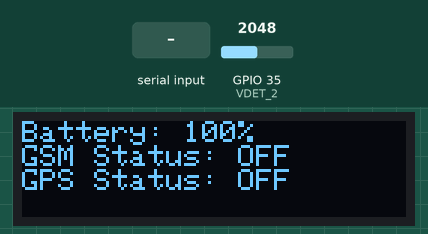
Recording of a sketch running on a simulated ESP32. Shown: 128×32 one-colour display. The inputs (shaded band) are chosen by the test bench; at power-on: GPIO 35 (VDET_2) = 2048 (analog values on the 0–4095 scale). What the sketch prints to the serial monitor is not drawn.

Above: at 3.2 s.
3.3 s: "1" received over the second serial link
At 4.6 s:
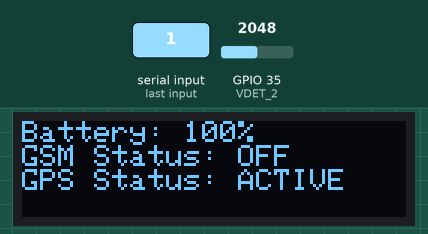
6.6 s: GPIO 35 (VDET_2) set to 491
At 8.3 s:
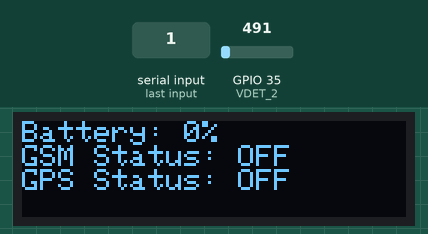
8.6 s: "0" received over the second serial link
At 9.9 s:
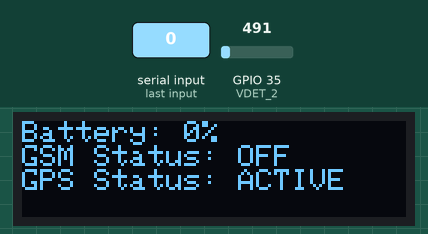
Timing chart, 0 to 11.6 s (numbered marks = the images above; inputs shaded):
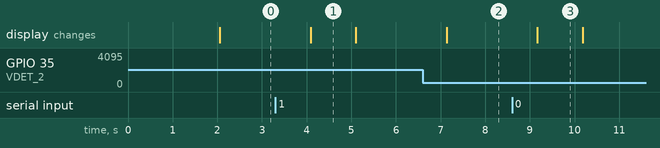

The sketch:

GpsLicense_v1.0.1.ino
```cpp
#include <Wire.h>
#include <Adafruit_GFX.h>
#include <Adafruit_SSD1306.h>
#include <HardwareSerial.h>

// Dimensiunea ecranului OLED
#define SCREEN_WIDTH 128
#define SCREEN_HEIGHT 32 // Sau 64 pentru ecranul 128x64

// Pinul pentru citirea tensiunii bateriei
#define VDET_2 35

// Creăm un obiect pentru ecran
Adafruit_SSD1306 display(SCREEN_WIDTH, SCREEN_HEIGHT, &Wire, -1);

// Variabile pentru tensiunea bateriei
int analogValueVDET_2;
float analogVoltsVDET_2;
int batteryPercentage;

// Tensiunea bateriei (configurabilă)
const float BATTERY_MIN_V = 3.0; // Tensiune minimă (baterie descărcată complet)
const float BATTERY_MAX_V = 4.2; // Tensiune maximă (baterie încărcată complet)

// Definim un obiect serial suplimentar pentru GPS
HardwareSerial mySerial(1); // UART1 pentru GPS

void setup() {
  // Inițializăm comunicația I2C pe pinii 21 (SDA) și 22 (SCL)
  Wire.begin(25, 26);

  // Inițializăm ecranul OLED
  if (!display.begin(SSD1306_SWITCHCAPVCC, 0x3C)) { // Adresa implicită I2C este 0x3C
    Serial.begin(115200);
    Serial.println(F("Eroare la inițializarea ecranului OLED!"));
    while (true);
  }

  // Ștergem ecranul
  display.clearDisplay();

  // Configurăm textul pentru mesajul inițial
  display.setTextSize(1);             // Dimensiunea textului
  display.setTextColor(SSD1306_WHITE); // Culoarea textului
  display.setCursor(0, 0);            // Poziția textului

  // 1. Mesajul de inițializare
  display.println(F("Tracker GPS"));
  display.println(F("v1.0.1"));
  display.display();                  // Afișăm pe ecran
  delay(2000); // Pauză de 2 secunde

  // Inițializăm portul serial pentru debugging
  Serial.begin(115200);

  // Configurăm rezoluția ADC la 12 biți
  analogReadResolution(12);

  // Inițializăm GPS pe UART1 (RX: 14, TX: 15)
  mySerial.begin(115200, SERIAL_8N1, 14, 15); // Pinii RX=14 și TX=15 pentru GPS
}

void loop() {
  // Citim valoarea brută de pe pinul analogic
  analogValueVDET_2 = analogRead(VDET_2);

  // Calculăm tensiunea bateriei în volți
  analogVoltsVDET_2 = analogValueVDET_2 * (3.43 / 1000.0); // Conversie la volți

  // Calculăm procentajul bateriei
  if (analogVoltsVDET_2 <= BATTERY_MIN_V) {
    batteryPercentage = 0; // Dacă tensiunea e mai mică decât minimul
  } else if (analogVoltsVDET_2 >= BATTERY_MAX_V) {
    batteryPercentage = 100; // Dacă tensiunea e mai mare decât maximul
  } else {
    // Calculăm procentajul pe baza intervalului de tensiune
    batteryPercentage = (int)((analogVoltsVDET_2 - BATTERY_MIN_V) / (BATTERY_MAX_V - BATTERY_MIN_V) * 100);
  }

  // Afișăm valorile pe monitorul serial
  Serial.printf("ADC analog VDET_2 value = %d\n", analogValueVDET_2);
  Serial.printf("Battery voltage value = %.2f V\n", analogVoltsVDET_2);
  Serial.printf("Battery percentage = %d%%\n", batteryPercentage);

  // Afișăm pe ecran procentajul bateriei
  display.clearDisplay();             // Ștergem ecranul
  display.setCursor(0, 0);            // Resetăm cursorul
  display.setTextSize(1);             // Setăm dimensiunea textului
  display.printf("Battery: %d%%\n", batteryPercentage); // Procentajul bateriei

  // Citim datele de la GPS și actualizăm statusul
  String gpsData = "";
  while (mySerial.available()) {
    gpsData += (char)mySerial.read(); // Citim datele de la GPS și le adăugăm la string-ul gpsData
  }

  if (gpsData.length() > 0) {
    // Dacă am primit date de la GPS, schimbăm statusul la "ACTIVE"
    display.println(F("GSM Status: OFF"));
    display.println(F("GPS Status: ACTIVE"));
    Serial.println("Data received from GPS:");
    Serial.println(gpsData); // Afișăm datele GPS în monitorul serial
  } else {
    // Dacă nu avem date de la GPS, statusul rămâne "OFF"
    display.println(F("GSM Status: OFF"));
    display.println(F("GPS Status: OFF"));
  }

  display.display(); // Afișăm pe ecran

  // Pauză de 10 secunde între citiri
  delay(1000);
}
```

Measured:
- after the input at 3.3 s, the display: changes after 0.79 s (image 1)
- after the input at 6.6 s, the display: changes after 0.54 s (image 2)
- after the input at 8.6 s, the display: changes after 0.57 s (image 3)
- what the display in image 1 shows lasts 1.0 s, from 4.1 s to 5.1 s
